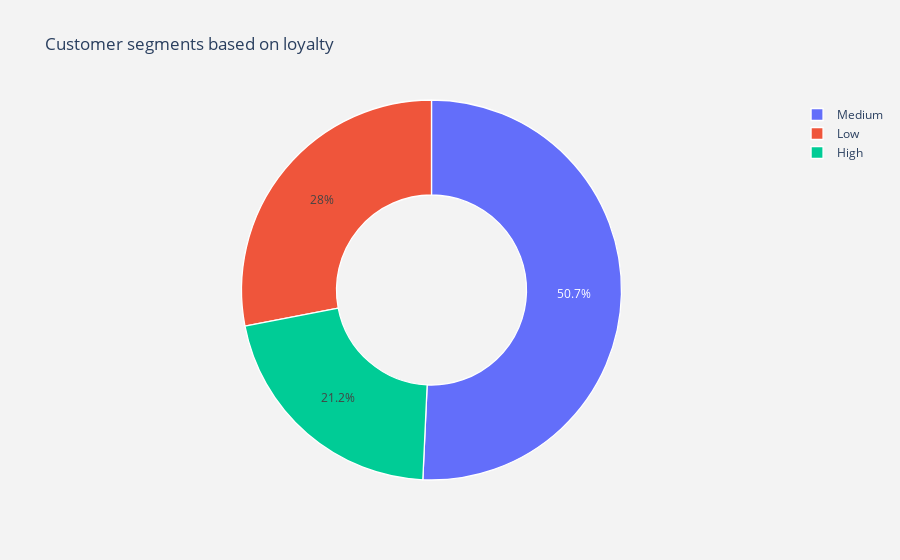

Source (notebook cell):
### Code cell
l = results["Loyalty_score"].value_counts().keys().tolist()
v = results["Loyalty_score"].value_counts().values.tolist()
trace = go.Pie(labels = ['Medium', 'Low', 'High'], values = v, marker = dict( line = dict(color = "white", width = 1.3)), hoverinfo = "value+text", hole=.5)
layout = go.Layout(dict(title = "Customer segments based on loyalty", plot_bgcolor = "rgb(243,243,243)", paper_bgcolor = "rgb(243,243,243)",))
data=[trace]
fig = go.Figure(data = data, layout = layout)
py.iplot(fig)

### Figure 1 — Plotly figure (JSON) as saved in the notebook; plotly's stock layout.template omitted (floating-point values rounded to 4 significant figures)
{"data": [{"hole": 0.5, "hoverinfo": "value+text", "labels": ["Medium", "Low", "High"], "marker": {"line": {"color": "white", "width": 1.3}}, "type": "pie", "values": [3871, 2140, 1620, 454]}], "layout": {"paper_bgcolor": "rgb(243,243,243)", "plot_bgcolor": "rgb(243,243,243)", "title": {"text": "Customer segments based on loyalty"}}}
